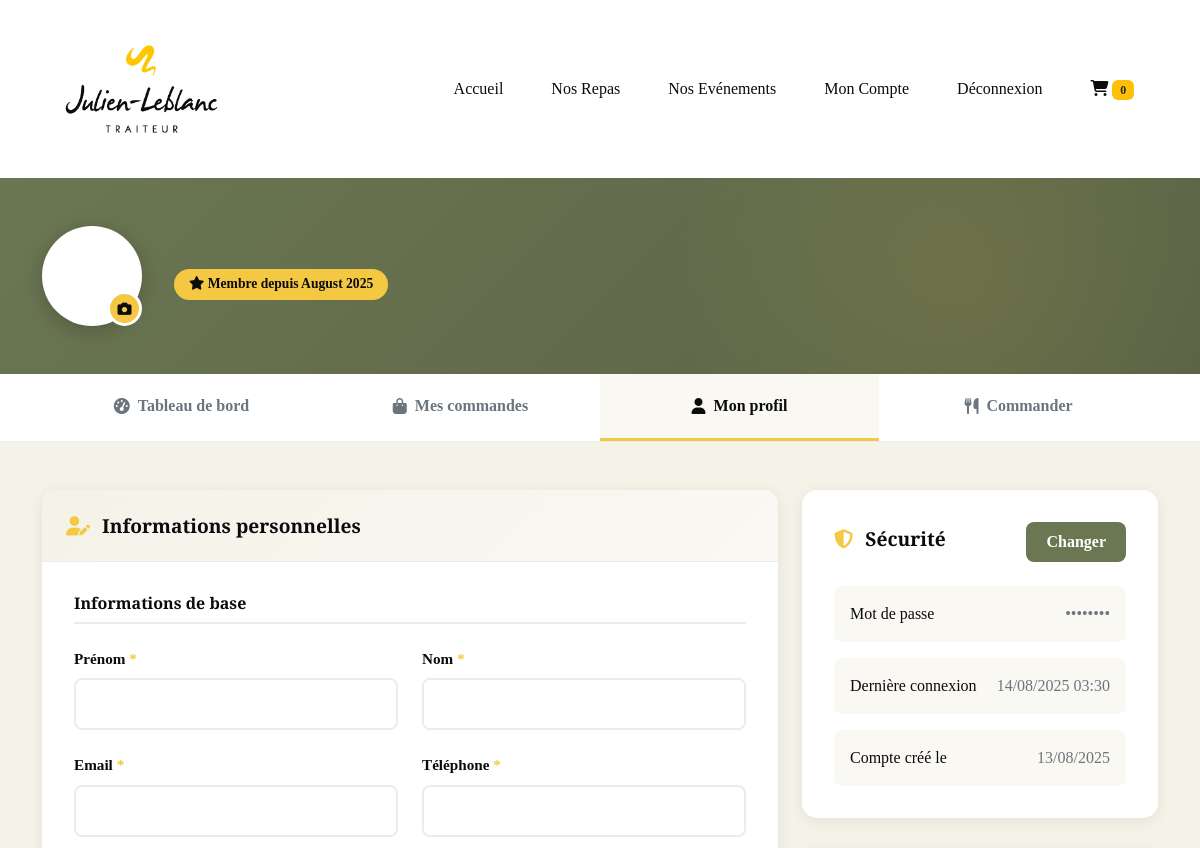
/account/profile/ (signed in, upper part), run on an earlier commit of the app's database.
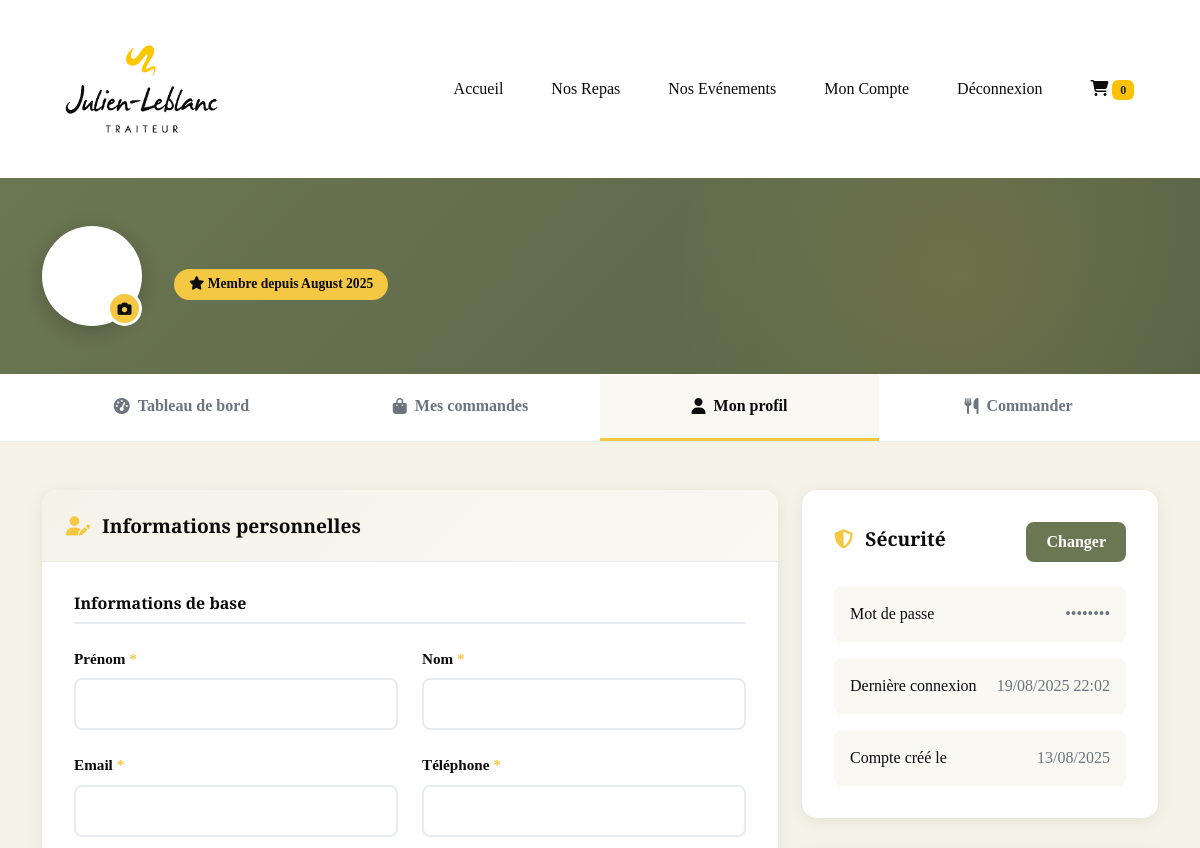
And on a later commit of the database.
### JLTsite/models.py (models this page shows)
class User(AbstractUser):
    CUSTOMER = 'customer'
    STAFF = 'staff'
    ADMIN = 'admin'
    CHECKLIST_MANAGER = 'checklist_manager'  # NOUVEAU RÔLE
    DELIVERY_MANAGER = 'delivery_manager'  # NOUVEAU
    DELIVERY_DRIVER = 'delivery_driver'
    MAITRE_HOTEL = 'maitre_hotel'
    HEAD_CHEF = 'head_chef'
    DEPARTMENT_CHEF = 'department_chef'
    COOK = 'cook'
    ROLE_CHOICES = [
        (CUSTOMER, 'Client'),
        (STAFF, 'Personnel'),
        (ADMIN, 'Administrateur'),
        (CHECKLIST_MANAGER, 'Checklist'),
        (DELIVERY_MANAGER, 'Responsable Livraison'),  # NOUVEAU
        (DELIVERY_DRIVER, 'Livreur'),
        (MAITRE_HOTEL, 'Maître d\'hôtel'),
        (HEAD_CHEF, 'Chef de cuisine'),
        (DEPARTMENT_CHEF, 'Chef de département'),
        (COOK, 'Cuisinier')
    ]
    role = models.CharField(max_length=20, choices=ROLE_CHOICES, default=CUSTOMER)
    phone = models.CharField(max_length=20, blank=True)
    company = models.CharField(max_length=200, blank=True)
    address = models.TextField(blank=True)
    postal_code = models.CharField(max_length=10, blank=True)
    city = models.CharField(max_length=100, blank=True)
    newsletter = models.BooleanField(default=False)
    email_verified = models.BooleanField(default=False)
    created_at = models.DateTimeField(auto_now_add=True)
    driver_license = models.CharField(max_length=50, blank=True, verbose_name='Permis de conduire')
    vehicle_info = models.CharField(max_length=200, blank=True, verbose_name='Informations véhicule')
    is_available = models.BooleanField(default=True, verbose_name='Disponible')
    groups = models.ManyToManyField(
        'auth.Group',
        related_name='jltsite_users',  # Changed from user_set
        blank=True,
        help_text='The groups this user belongs to.',
        verbose_name='groups',
    )
    user_permissions = models.ManyToManyField(
        'auth.Permission',
        related_name='jltsite_users',  # Changed from user_set
        blank=True,
        help_text='Specific permissions for this user.',
        verbose_name='user permissions',
    )
    class Meta:
        verbose_name = 'Utilisateur'
        verbose_name_plural = 'Utilisateurs'

### JLTsite/views.py (the view)
# urls.py: path('account/profile/', views.customer_profile, name='customer_profile'),
@login_required
def customer_profile(request):
    if request.method == 'POST':
        form = ProfileForm(request.POST, instance=request.user)
        if form.is_valid():
            form.save()
            messages.success(request, 'Votre profil a été mis à jour.')
            return redirect('customer_profile')
    else:
        form = ProfileForm(instance=request.user)
    return render(request, 'JLTsite/customer_profile.html', {'form': form})

### JLTsite/forms.py
class ProfileForm(forms.ModelForm):
    class Meta:
        model = User
        fields = ['first_name', 'last_name', 'email', 'phone',
                 'company', 'address', 'postal_code', 'city', 'newsletter']
        widgets = {
            'first_name': forms.TextInput(attrs={'class': 'form-control'}),
            'last_name': forms.TextInput(attrs={'class': 'form-control'}),
            'email': forms.EmailInput(attrs={'class': 'form-control'}),
            'phone': forms.TextInput(attrs={'class': 'form-control'}),
            'company': forms.TextInput(attrs={'class': 'form-control'}),
            'address': forms.Textarea(attrs={'class': 'form-control', 'rows': 3}),
            'postal_code': forms.TextInput(attrs={'class': 'form-control'}),
            'city': forms.TextInput(attrs={'class': 'form-control'}),
            'newsletter': forms.CheckboxInput(attrs={'class': 'form-check-input'}),
        }

### JLTsite/templates/JLTsite/customer_profile.html (shortened to what the changed rows need)
{% extends 'JLTsite/base.html' %}
{% load static %}
{% block content %}
<section class="profile-header">
    <div class="container">
        <div class="profile-info">
            <div class="profile-details">
                <span class="member-badge">
                    <i class="fas fa-star"></i> Membre depuis {{ user.created_at|date:"F Y" }}
                </span>
            </div>
        </div>
    </div>
</section>
<section class="profile-content">
    <div class="container">
        <div class="row">
            <div class="col-lg-8">
                <div class="profile-form-card">
                    <div class="form-body">
                        <form method="POST" action="{% url 'customer_profile' %}">
                            <div class="form-section">
                                <div class="row">
                                    <div class="col-md-6">
                                        <div class="form-group">
                                            <label for="{{ form.first_name.id_for_label }}" class="form-label">
                                                Prénom <span class="required">*</span>
                                            </label>
                                            {{ form.first_name }}
                                        </div>
                                    </div>
                                    <div class="col-md-6">
                                        <div class="form-group">
                                            <label for="{{ form.last_name.id_for_label }}" class="form-label">
                                                Nom <span class="required">*</span>
                                            </label>
                                            {{ form.last_name }}
                                        </div>
                                    </div>
                                </div>
                                <div class="row">
                                    <div class="col-md-6">
                                        <div class="form-group">
                                            <label for="{{ form.email.id_for_label }}" class="form-label">
                                                Email <span class="required">*</span>
                                            </label>
                                            {{ form.email }}
                                        </div>
                                    </div>
                                    <div class="col-md-6">
                                        <div class="form-group">
                                            <label for="{{ form.phone.id_for_label }}" class="form-label">
                                                Téléphone <span class="required">*</span>
                                            </label>
                                            {{ form.phone }}
                                        </div>
                                    </div>
                                </div>
                            </div>
                        </form>
                    </div>
                </div>
            </div>
            <div class="col-lg-4">
                <div class="security-card">
                    <div class="security-info">
                        <div class="security-item">
                            <span class="security-label">Dernière connexion</span>
                            <span class="security-value">{{ user.last_login|date:"d/m/Y H:i" }}</span>
                        </div>
                        <div class="security-item">
                            <span class="security-label">Compte créé le</span>
                            <span class="security-value">{{ user.created_at|date:"d/m/Y" }}</span>
                        </div>
                    </div>
                </div>
            </div>
        </div>
    </div>
</section>
{% endblock %}

What changed in the data, as far as the page shows it:
changed User: last_login "14/08/2025 03:30" → "19/08/2025 22:02"
